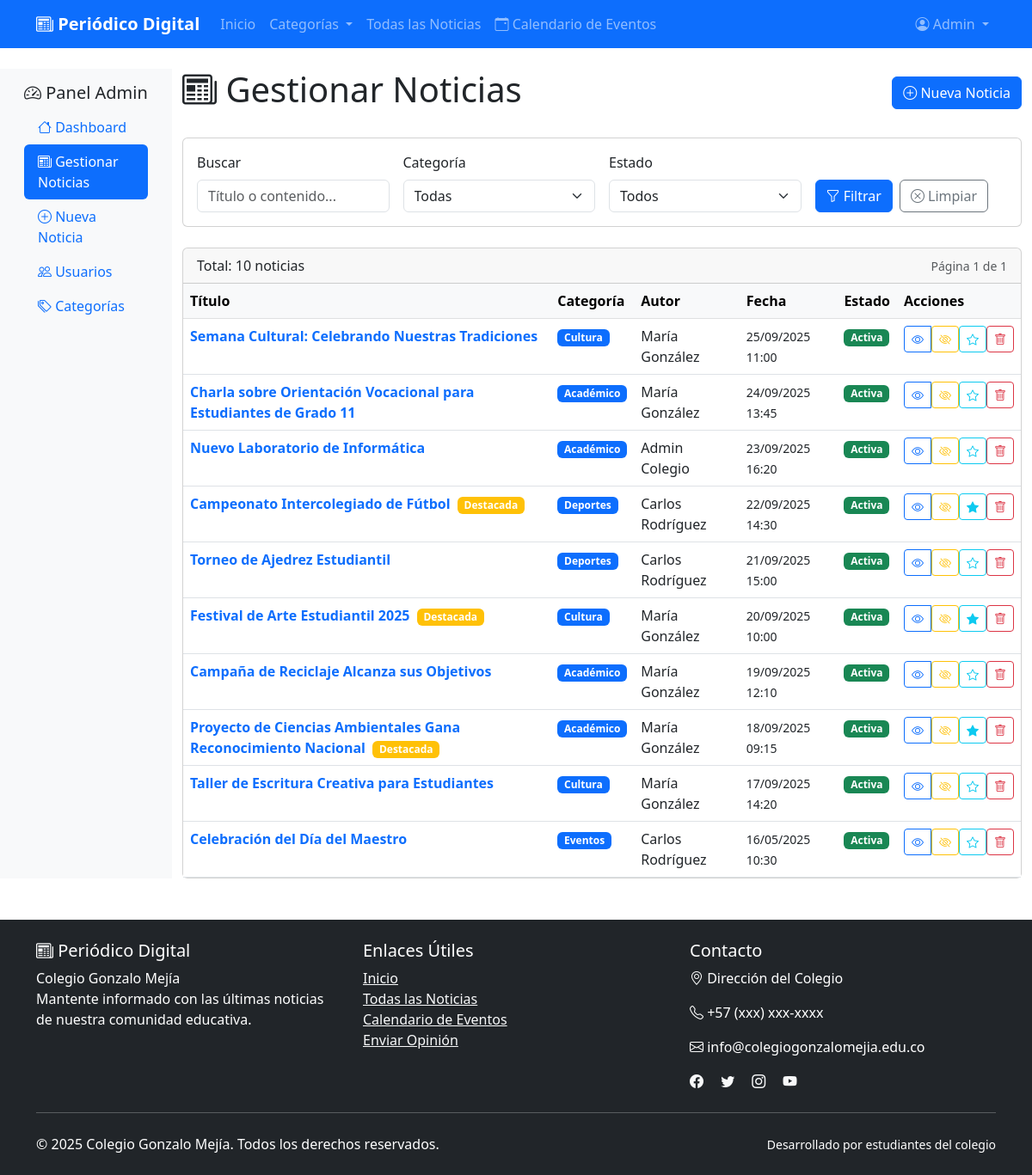
The page /vistas/admin/gestionar_noticias.php (signed in) on the database its author committed.
### tables this page shows
CREATE TABLE IF NOT EXISTS noticias (
    id INT AUTO_INCREMENT PRIMARY KEY,
    titulo VARCHAR(255) NOT NULL,
    contenido TEXT NOT NULL,
    resumen TEXT,
    imagen_principal VARCHAR(255),  
    id_autor INT NOT NULL,  
    id_categoria INT NOT NULL,  
    fecha_publicacion TIMESTAMP DEFAULT CURRENT_TIMESTAMP,
    destacada BOOLEAN DEFAULT FALSE,
    activa BOOLEAN DEFAULT TRUE,  
    FOREIGN KEY (id_autor) REFERENCES usuarios(id) ON DELETE CASCADE,
    FOREIGN KEY (id_categoria) REFERENCES categorias(id) ON DELETE CASCADE
);

CREATE TABLE IF NOT EXISTS categorias (
    id INT AUTO_INCREMENT PRIMARY KEY,
    nombre VARCHAR(50) UNIQUE NOT NULL,
    descripcion TEXT
);

CREATE TABLE IF NOT EXISTS usuarios (
    id INT AUTO_INCREMENT PRIMARY KEY,
    nombre VARCHAR(100) NOT NULL,
    apellido VARCHAR(100) NOT NULL,
    correo_electronico VARCHAR(150) UNIQUE NOT NULL,
    contrasena_hash VARCHAR(255) NOT NULL,  
    tipo_usuario ENUM('invitado', 'miembro', 'redactor', 'admin') DEFAULT 'invitado',
    fecha_registro TIMESTAMP DEFAULT CURRENT_TIMESTAMP,
    activo BOOLEAN DEFAULT TRUE
);

### vistas/admin/gestionar_noticias.php (the view, shortened to what this page needs)
<?php
include_once '../../includes/header.php';
include_once '../../includes/conexion.php';
include_once '../../includes/navbar.php';
$filtro_estado = isset($_GET['estado']) ? $_GET['estado'] : 'todos';
$busqueda = isset($_GET['busqueda']) ? trim($_GET['busqueda']) : '';
$where_conditions = [];
$params = [];
$types = "";
$where_clause = !empty($where_conditions) ? "WHERE " . implode(" AND ", $where_conditions) : "";
$por_pagina = 15;
$pagina_actual = isset($_GET['pagina']) ? (int)$_GET['pagina'] : 1;
$inicio = ($pagina_actual - 1) * $por_pagina;
$sql_total = "SELECT COUNT(*) as total
              FROM noticias n
              JOIN categorias c ON n.id_categoria = c.id
              $where_clause";
$stmt_total = mysqli_prepare($conexion, $sql_total);
mysqli_stmt_execute($stmt_total);
$resultado_total = mysqli_stmt_get_result($stmt_total);
$total_noticias = mysqli_fetch_assoc($resultado_total)['total'];
$total_paginas = ceil($total_noticias / $por_pagina);
$sql_noticias = "SELECT n.*, c.nombre AS categoria_nombre, u.nombre AS autor_nombre, u.apellido AS autor_apellido
                 FROM noticias n
                 JOIN categorias c ON n.id_categoria = c.id
                 JOIN usuarios u ON n.id_autor = u.id
                 $where_clause
                 ORDER BY n.fecha_publicacion DESC
                 LIMIT ?, ?";
$stmt_noticias = mysqli_prepare($conexion, $sql_noticias);
$params[] = $inicio;
$params[] = $por_pagina;
$types .= "ii";
mysqli_stmt_bind_param($stmt_noticias, $types, ...$params);
mysqli_stmt_execute($stmt_noticias);
$noticias = mysqli_stmt_get_result($stmt_noticias);
?>
<div class="container-fluid mt-4">
    <div class="row">
        <div class="col-md-3 col-lg-2 sidebar">
            <div class="p-3">
                <h5><i class="bi bi-speedometer2"></i> Panel Admin</h5>
                <ul class="nav nav-pills flex-column">
                    <li class="nav-item">
                        <a class="nav-link" href="dashboard.php">
                            <i class="bi bi-house"></i> Dashboard
                        </a>
                    </li>
                    <li class="nav-item">
                        <a class="nav-link active" href="gestionar_noticias.php">
                            <i class="bi bi-newspaper"></i> Gestionar Noticias
                        </a>
                    </li>
                    <li class="nav-item">
                        <a class="nav-link" href="crear_noticia.php">
                            <i class="bi bi-plus-circle"></i> Nueva Noticia
                        </a>
                    </li>
                    <?php if ($_SESSION['tipo_usuario'] == 'admin'): ?>
                        <li class="nav-item">
                            <a class="nav-link" href="gestionar_usuarios.php">
                                <i class="bi bi-people"></i> Usuarios
                            </a>
                        </li>
                        <li class="nav-item">
                            <a class="nav-link" href="gestionar_categorias.php">
                                <i class="bi bi-tags"></i> Categorías
                            </a>
                        </li>
                    <?php endif; ?>
                </ul>
            </div>
        </div>
        <div class="col-md-9 col-lg-10">
            <div class="d-flex justify-content-between align-items-center mb-4">
                <h1><i class="bi bi-newspaper"></i> Gestionar Noticias</h1>
                <a href="crear_noticia.php" class="btn btn-primary">
                    <i class="bi bi-plus-circle"></i> Nueva Noticia
                </a>
            </div>
            <div class="card mb-4">
                <div class="card-body">
                    <form method="GET" class="row g-3">
                        <div class="col-md-3">
                            <label for="busqueda" class="form-label">Buscar</label>
                            <input type="text" class="form-control" id="busqueda" name="busqueda"
                                   value="<?php echo htmlspecialchars($busqueda); ?>"
                                   placeholder="Título o contenido...">
                        </div>
                        <div class="col-md-3">
                            <label for="categoria" class="form-label">Categoría</label>
                            <select class="form-select" id="categoria" name="categoria">
                                <option value="0">Todas</option>
                            </select>
                        </div>
                        <div class="col-md-3">
                            <label for="estado" class="form-label">Estado</label>
                            <select class="form-select" id="estado" name="estado">
                                <option value="todos" <?php echo ($filtro_estado == 'todos') ? 'selected' : ''; ?>>Todos</option>
                            </select>
                        </div>
                        <div class="col-md-3 d-flex align-items-end">
                            <button type="submit" class="btn btn-primary me-2">
                                <i class="bi bi-funnel"></i> Filtrar
                            </button>
                            <a href="gestionar_noticias.php" class="btn btn-outline-secondary">
                                <i class="bi bi-x-circle"></i> Limpiar
                            </a>
                        </div>
                    </form>
                </div>
            </div>
            <div class="card">
                <div class="card-header d-flex justify-content-between align-items-center">
                    <span>Total: <?php echo $total_noticias; ?> noticias</span>
                    <small class="text-muted">Página <?php echo $pagina_actual; ?> de <?php echo $total_paginas; ?></small>
                </div>
                <div class="table-responsive">
                    <table class="table table-hover mb-0">
                        <thead class="table-light">
                            <tr>
                                <th>Título</th>
                                <th>Categoría</th>
                                <th>Autor</th>
                                <th>Fecha</th>
                                <th>Estado</th>
                                <th>Acciones</th>
                            </tr>
                        </thead>
                        <tbody>
                            <?php while ($noticia = mysqli_fetch_assoc($noticias)): ?>
                                <tr>
                                    <td>
                                        <div class="d-flex align-items-center">
                                            <div>
                                                <a href="../noticias_detalle.php?id=<?php echo $noticia['id']; ?>"
                                                   class="text-decoration-none fw-bold">
                                                    <?php echo htmlspecialchars($noticia['titulo']); ?>
                                                </a>
                                                <?php if ($noticia['destacada']): ?>
                                                    <span class="badge bg-warning ms-1">Destacada</span>
                                                <?php endif; ?>
                                            </div>
                                        </div>
                                    </td>
                                    <td>
                                        <span class="badge bg-primary"><?php echo htmlspecialchars($noticia['categoria_nombre']); ?></span>
                                    </td>
                                    <td><?php echo htmlspecialchars($noticia['autor_nombre'] . ' ' . $noticia['autor_apellido']); ?></td>
                                    <td>
                                        <small><?php echo date('d/m/Y H:i', strtotime($noticia['fecha_publicacion'])); ?></small>
                                    </td>
                                    <td>
                                        <?php if ($noticia['activa']): ?>
                                            <span class="badge bg-success">Activa</span>
                                        <?php else: ?>
                                            <span class="badge bg-secondary">Inactiva</span>
                                        <?php endif; ?>
                                    </td>
                                    <td>
                                        <div class="btn-group" role="group">
                                            <a href="../noticias_detalle.php?id=<?php echo $noticia['id']; ?>"
                                               class="btn btn-sm btn-outline-primary" title="Ver">
                                                <i class="bi bi-eye"></i>
                                            </a>
                                            <form method="POST" class="d-inline">
                                                <button type="submit" class="btn btn-sm btn-outline-warning"
                                                        title="<?php echo $noticia['activa'] ? 'Desactivar' : 'Activar'; ?>">
                                                    <i class="bi bi-<?php echo $noticia['activa'] ? 'eye-slash' : 'eye'; ?>"></i>
                                                </button>
                                            </form>
                                            <form method="POST" class="d-inline">
                                                <button type="submit" class="btn btn-sm btn-outline-info"
                                                        title="<?php echo $noticia['destacada'] ? 'Quitar destacado' : 'Destacar'; ?>">
                                                    <i class="bi bi-star<?php echo $noticia['destacada'] ? '-fill' : ''; ?>"></i>
                                                </button>
                                            </form>
                                            <form method="POST" class="d-inline"
                                                  onsubmit="return confirm('¿Está seguro de eliminar esta noticia?')">
                                                <button type="submit" class="btn btn-sm btn-outline-danger" title="Eliminar">
                                                    <i class="bi bi-trash"></i>
                                                </button>
                                            </form>
                                        </div>
                                    </td>
                                </tr>
                            <?php endwhile; ?>
                        </tbody>
                    </table>
                </div>
            </div>
        </div>
    </div>
</div>
<?php include_once '../../includes/footer.php'; ?>

### includes/header.php (style rules this page uses)
.sidebar { background-color: #f8f9fa; min-height: calc(100vh - 56px); }

### rows shown on the page
noticias: titulo "Semana Cultural: Celebrando Nuestras Tradiciones", id_categoria.nombre "Cultura", id_autor.apellido "María González", fecha_publicacion "25/09/2025 11:00", activa "Activa", destacada 0 (drawn)
noticias: titulo "Charla sobre Orientación Vocacional para Estudiantes de Grado 11", id_categoria.nombre "Académico", id_autor.apellido "María González", fecha_publicacion "24/09/2025 13:45", activa "Activa", destacada 0 (drawn)
noticias: titulo "Nuevo Laboratorio de Informática", id_categoria.nombre "Académico", id_autor.apellido "Admin Colegio", fecha_publicacion "23/09/2025 16:20", activa "Activa", destacada 0 (drawn)
noticias: titulo "Campeonato Intercolegiado de Fútbol", destacada "Destacada", id_categoria.nombre "Deportes", id_autor.apellido "Carlos Rodríguez", fecha_publicacion "22/09/2025 14:30", activa "Activa"
noticias: titulo "Torneo de Ajedrez Estudiantil", id_categoria.nombre "Deportes", id_autor.apellido "Carlos Rodríguez", fecha_publicacion "21/09/2025 15:00", activa "Activa", destacada 0 (drawn)
noticias: titulo "Festival de Arte Estudiantil 2025", destacada "Destacada", id_categoria.nombre "Cultura", id_autor.apellido "María González", fecha_publicacion "20/09/2025 10:00", activa "Activa"
noticias: titulo "Campaña de Reciclaje Alcanza sus Objetivos", id_categoria.nombre "Académico", id_autor.apellido "María González", fecha_publicacion "19/09/2025 12:10", activa "Activa", destacada 0 (drawn)
noticias: titulo "Proyecto de Ciencias Ambientales Gana Reconocimiento Nacional", destacada "Destacada", id_categoria.nombre "Académico", id_autor.apellido "María González", fecha_publicacion "18/09/2025 09:15", activa "Activa"
noticias: titulo "Taller de Escritura Creativa para Estudiantes", id_categoria.nombre "Cultura", id_autor.apellido "María González", fecha_publicacion "17/09/2025 14:20", activa "Activa", destacada 0 (drawn)
noticias: titulo "Celebración del Día del Maestro", id_categoria.nombre "Eventos", id_autor.apellido "Carlos Rodríguez", fecha_publicacion "16/05/2025 10:30", activa "Activa", destacada 0 (drawn)

### other values the page prints
$_SESSION['usuario_nombre'] "Admin"
$total_noticias "10"
$pagina_actual "1"
$total_paginas "1"
